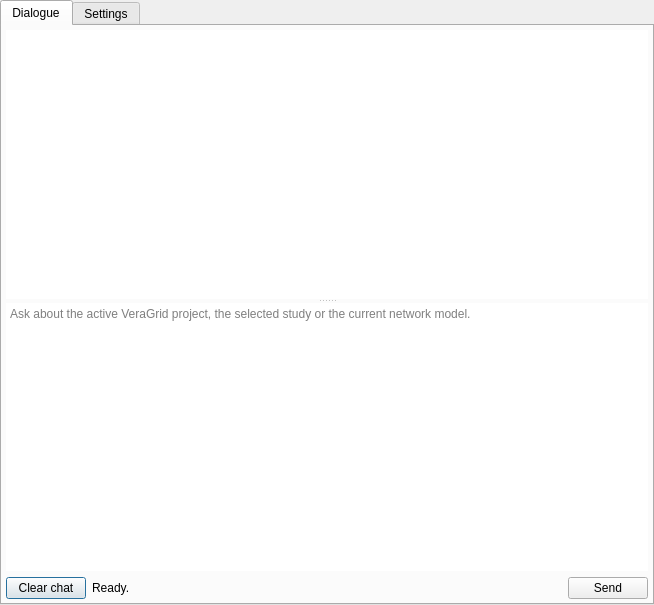
<?xml version="1.0" encoding="UTF-8"?>
<ui version="4.0">
 <class>AiChatDialog</class>
 <widget class="QDialog" name="AiChatDialog">
  <property name="geometry">
   <rect>
    <x>0</x>
    <y>0</y>
    <width>654</width>
    <height>605</height>
   </rect>
  </property>
  <property name="windowTitle">
   <string>AI dialogue</string>
  </property>
  <layout class="QVBoxLayout" name="verticalLayout_4">
   <property name="leftMargin">
    <number>0</number>
   </property>
   <property name="topMargin">
    <number>0</number>
   </property>
   <property name="rightMargin">
    <number>0</number>
   </property>
   <property name="bottomMargin">
    <number>0</number>
   </property>
   <item>
    <widget class="QTabWidget" name="tabWidget">
     <property name="currentIndex">
      <number>0</number>
     </property>
     <widget class="QWidget" name="tab">
      <attribute name="title">
       <string>Dialogue</string>
      </attribute>
      <layout class="QVBoxLayout" name="verticalLayout_2">
       <property name="leftMargin">
        <number>4</number>
       </property>
       <property name="topMargin">
        <number>4</number>
       </property>
       <property name="rightMargin">
        <number>4</number>
       </property>
       <property name="bottomMargin">
        <number>4</number>
       </property>
       <item>
        <widget class="QSplitter" name="splitter">
         <property name="orientation">
          <enum>Qt::Orientation::Vertical</enum>
         </property>
         <widget class="QFrame" name="frame">
          <property name="frameShape">
           <enum>QFrame::Shape::NoFrame</enum>
          </property>
          <property name="frameShadow">
           <enum>QFrame::Shadow::Raised</enum>
          </property>
          <layout class="QVBoxLayout" name="verticalLayout">
           <property name="leftMargin">
            <number>0</number>
           </property>
           <property name="topMargin">
            <number>0</number>
           </property>
           <property name="rightMargin">
            <number>0</number>
           </property>
           <property name="bottomMargin">
            <number>0</number>
           </property>
           <item>
            <widget class="QTextBrowser" name="conversation_text_browser">
             <property name="frameShape">
              <enum>QFrame::Shape::NoFrame</enum>
             </property>
             <property name="openExternalLinks">
              <bool>true</bool>
             </property>
            </widget>
           </item>
          </layout>
         </widget>
         <widget class="QFrame" name="chat_frame">
          <property name="maximumSize">
           <size>
            <width>16777215</width>
            <height>16777215</height>
           </size>
          </property>
          <property name="frameShape">
           <enum>QFrame::Shape::NoFrame</enum>
          </property>
          <property name="frameShadow">
           <enum>QFrame::Shadow::Raised</enum>
          </property>
          <layout class="QVBoxLayout" name="chat_layout">
           <property name="leftMargin">
            <number>0</number>
           </property>
           <property name="topMargin">
            <number>0</number>
           </property>
           <property name="rightMargin">
            <number>0</number>
           </property>
           <property name="bottomMargin">
            <number>0</number>
           </property>
           <item>
            <widget class="QPlainTextEdit" name="message_plain_text_edit">
             <property name="sizePolicy">
              <sizepolicy hsizetype="Expanding" vsizetype="Expanding">
               <horstretch>0</horstretch>
               <verstretch>0</verstretch>
              </sizepolicy>
             </property>
             <property name="minimumSize">
              <size>
               <width>0</width>
               <height>120</height>
              </size>
             </property>
             <property name="maximumSize">
              <size>
               <width>16777215</width>
               <height>16777215</height>
              </size>
             </property>
             <property name="frameShape">
              <enum>QFrame::Shape::NoFrame</enum>
             </property>
             <property name="tabChangesFocus">
              <bool>true</bool>
             </property>
             <property name="placeholderText">
              <string>Ask about the active VeraGrid project, the selected study or the current network model.</string>
             </property>
            </widget>
           </item>
          </layout>
         </widget>
        </widget>
       </item>
       <item>
        <widget class="QFrame" name="frame_2">
         <property name="frameShape">
          <enum>QFrame::Shape::NoFrame</enum>
         </property>
         <property name="frameShadow">
          <enum>QFrame::Shadow::Raised</enum>
         </property>
         <layout class="QHBoxLayout" name="horizontalLayout">
          <property name="leftMargin">
           <number>0</number>
          </property>
          <property name="topMargin">
           <number>0</number>
          </property>
          <property name="rightMargin">
           <number>0</number>
          </property>
          <property name="bottomMargin">
           <number>0</number>
          </property>
          <item>
           <widget class="QPushButton" name="clear_chat_button">
            <property name="text">
             <string>Clear chat</string>
            </property>
           </widget>
          </item>
          <item>
           <widget class="QLabel" name="status_label">
            <property name="sizePolicy">
             <sizepolicy hsizetype="Expanding" vsizetype="Preferred">
              <horstretch>0</horstretch>
              <verstretch>0</verstretch>
             </sizepolicy>
            </property>
            <property name="text">
             <string>Ready.</string>
            </property>
            <property name="wordWrap">
             <bool>true</bool>
            </property>
           </widget>
          </item>
          <item>
           <widget class="QPushButton" name="send_button">
            <property name="text">
             <string>Send</string>
            </property>
           </widget>
          </item>
         </layout>
        </widget>
       </item>
      </layout>
     </widget>
     <widget class="QWidget" name="tab_2">
      <attribute name="title">
       <string>Settings</string>
      </attribute>
      <layout class="QGridLayout" name="gridLayout">
       <item row="0" column="0" colspan="2">
        <widget class="QGroupBox" name="groupBox">
         <property name="minimumSize">
          <size>
           <width>300</width>
           <height>0</height>
          </size>
         </property>
         <property name="title">
          <string>Local AI</string>
         </property>
         <layout class="QGridLayout" name="gridLayout_2">
          <item row="6" column="0" colspan="3">
           <widget class="QComboBox" name="local_model_combo_box">
            <property name="editable">
             <bool>true</bool>
            </property>
            <property name="insertPolicy">
             <enum>QComboBox::InsertPolicy::NoInsert</enum>
            </property>
           </widget>
          </item>
          <item row="16" column="1">
           <spacer name="verticalSpacer">
            <property name="orientation">
             <enum>Qt::Orientation::Vertical</enum>
            </property>
            <property name="sizeHint" stdset="0">
             <size>
              <width>20</width>
              <height>40</height>
             </size>
            </property>
           </spacer>
          </item>
          <item row="4" column="0" colspan="3">
           <widget class="QLineEdit" name="local_model_path_line_edit">
            <property name="placeholderText">
             <string>/path/to/model.gguf or /path/to/models</string>
            </property>
           </widget>
          </item>
          <item row="7" column="1" colspan="2">
           <widget class="QDoubleSpinBox" name="local_timeout_double_spin_box">
            <property name="decimals">
             <number>1</number>
            </property>
            <property name="minimum">
             <double>1.000000000000000</double>
            </property>
            <property name="maximum">
             <double>600.000000000000000</double>
            </property>
            <property name="singleStep">
             <double>5.000000000000000</double>
            </property>
            <property name="value">
             <double>60.000000000000000</double>
            </property>
           </widget>
          </item>
          <item row="0" column="0" colspan="2">
           <widget class="QRadioButton" name="local_ai_radioButton">
            <property name="text">
             <string>Local AI settings</string>
            </property>
            <property name="checked">
             <bool>true</bool>
            </property>
           </widget>
          </item>
          <item row="5" column="2">
           <widget class="QPushButton" name="local_refresh_models_button">
            <property name="text">
             <string>Scan</string>
            </property>
           </widget>
          </item>
          <item row="5" column="0" colspan="2">
           <widget class="QLabel" name="local_model_label">
            <property name="text">
             <string>GGUF model</string>
            </property>
           </widget>
          </item>
          <item row="3" column="0">
           <widget class="QLabel" name="local_model_path_label">
            <property name="text">
             <string>Model path</string>
            </property>
           </widget>
          </item>
          <item row="7" column="0">
           <widget class="QLabel" name="local_timeout_label">
            <property name="text">
             <string>Timeout [s]</string>
            </property>
           </widget>
          </item>
          <item row="8" column="0">
           <widget class="QLabel" name="local_context_tokens_label">
            <property name="text">
             <string>Context tokens</string>
            </property>
           </widget>
          </item>
          <item row="8" column="1" colspan="2">
           <widget class="QSpinBox" name="local_context_tokens_spin_box">
            <property name="minimum">
             <number>512</number>
            </property>
            <property name="maximum">
             <number>32768</number>
            </property>
            <property name="singleStep">
             <number>512</number>
            </property>
            <property name="value">
             <number>4096</number>
            </property>
           </widget>
          </item>
          <item row="9" column="0">
           <widget class="QLabel" name="local_completion_tokens_label">
            <property name="text">
             <string>Completion tokens</string>
            </property>
           </widget>
          </item>
          <item row="9" column="1" colspan="2">
           <widget class="QSpinBox" name="local_completion_tokens_spin_box">
            <property name="minimum">
             <number>64</number>
            </property>
            <property name="maximum">
             <number>8192</number>
            </property>
            <property name="singleStep">
             <number>64</number>
            </property>
            <property name="value">
             <number>1024</number>
            </property>
           </widget>
          </item>
          <item row="10" column="0">
           <widget class="QLabel" name="local_gpu_layers_label">
            <property name="text">
             <string>GPU layers</string>
            </property>
           </widget>
          </item>
          <item row="10" column="1" colspan="2">
           <widget class="QSpinBox" name="local_gpu_layers_spin_box">
            <property name="minimum">
             <number>-1</number>
            </property>
            <property name="maximum">
             <number>512</number>
            </property>
            <property name="value">
             <number>33</number>
            </property>
           </widget>
          </item>
          <item row="11" column="0">
           <widget class="QLabel" name="local_temperature_label">
            <property name="text">
             <string>Temperature</string>
            </property>
           </widget>
          </item>
          <item row="11" column="1" colspan="2">
           <widget class="QDoubleSpinBox" name="local_temperature_double_spin_box">
            <property name="decimals">
             <number>2</number>
            </property>
            <property name="minimum">
             <double>0.000000000000000</double>
            </property>
            <property name="maximum">
             <double>2.000000000000000</double>
            </property>
            <property name="singleStep">
             <double>0.050000000000000</double>
            </property>
            <property name="value">
             <double>0.150000000000000</double>
            </property>
           </widget>
          </item>
          <item row="12" column="0">
           <widget class="QLabel" name="local_top_p_label">
            <property name="text">
             <string>Top p</string>
            </property>
           </widget>
          </item>
          <item row="12" column="1" colspan="2">
           <widget class="QDoubleSpinBox" name="local_top_p_double_spin_box">
            <property name="decimals">
             <number>2</number>
            </property>
            <property name="minimum">
             <double>0.050000000000000</double>
            </property>
            <property name="maximum">
             <double>1.000000000000000</double>
            </property>
            <property name="singleStep">
             <double>0.050000000000000</double>
            </property>
            <property name="value">
             <double>0.900000000000000</double>
            </property>
           </widget>
          </item>
          <item row="13" column="0">
           <widget class="QLabel" name="local_history_messages_label">
            <property name="text">
             <string>History messages</string>
            </property>
           </widget>
          </item>
          <item row="13" column="1" colspan="2">
           <widget class="QSpinBox" name="local_history_messages_spin_box">
            <property name="minimum">
             <number>1</number>
            </property>
            <property name="maximum">
             <number>64</number>
            </property>
            <property name="value">
             <number>6</number>
            </property>
           </widget>
          </item>
          <item row="14" column="0">
           <widget class="QLabel" name="local_history_chars_label">
            <property name="text">
             <string>History chars</string>
            </property>
           </widget>
          </item>
          <item row="14" column="1" colspan="2">
           <widget class="QSpinBox" name="local_history_chars_spin_box">
            <property name="minimum">
             <number>512</number>
            </property>
            <property name="maximum">
             <number>64000</number>
            </property>
            <property name="singleStep">
             <number>256</number>
            </property>
            <property name="value">
             <number>2200</number>
            </property>
           </widget>
          </item>
          <item row="15" column="0">
           <widget class="QLabel" name="local_grounding_chars_label">
            <property name="text">
             <string>Grounding chars</string>
            </property>
           </widget>
          </item>
          <item row="15" column="1" colspan="2">
           <widget class="QSpinBox" name="local_grounding_chars_spin_box">
            <property name="minimum">
             <number>256</number>
            </property>
            <property name="maximum">
             <number>64000</number>
            </property>
            <property name="singleStep">
             <number>256</number>
            </property>
            <property name="value">
             <number>1800</number>
            </property>
           </widget>
          </item>
         </layout>
        </widget>
       </item>
       <item row="0" column="2">
        <widget class="QGroupBox" name="groupBox_2">
         <property name="minimumSize">
          <size>
           <width>300</width>
           <height>0</height>
          </size>
         </property>
         <property name="title">
          <string>Remote AI</string>
         </property>
         <layout class="QGridLayout" name="gridLayout_3">
          <item row="6" column="0">
           <widget class="QLabel" name="api_api_key_label">
            <property name="text">
             <string>API key</string>
            </property>
           </widget>
          </item>
          <item row="12" column="1">
           <spacer name="verticalSpacer_2">
            <property name="orientation">
             <enum>Qt::Orientation::Vertical</enum>
            </property>
            <property name="sizeHint" stdset="0">
             <size>
              <width>20</width>
              <height>40</height>
             </size>
            </property>
           </spacer>
          </item>
          <item row="11" column="1" colspan="2">
           <widget class="QDoubleSpinBox" name="api_timeout_double_spin_box">
            <property name="decimals">
             <number>1</number>
            </property>
            <property name="minimum">
             <double>1.000000000000000</double>
            </property>
            <property name="maximum">
             <double>600.000000000000000</double>
            </property>
            <property name="singleStep">
             <double>5.000000000000000</double>
            </property>
            <property name="value">
             <double>60.000000000000000</double>
            </property>
           </widget>
          </item>
          <item row="5" column="0" colspan="3">
           <widget class="QLineEdit" name="api_base_url_line_edit">
            <property name="placeholderText">
             <string>https://api.example.com/v1</string>
            </property>
           </widget>
          </item>
          <item row="7" column="0" colspan="3">
           <widget class="QLineEdit" name="api_api_key_line_edit">
            <property name="echoMode">
             <enum>QLineEdit::EchoMode::Password</enum>
            </property>
            <property name="placeholderText">
             <string>Leave empty for unauthenticated endpoints</string>
            </property>
           </widget>
          </item>
          <item row="11" column="0">
           <widget class="QLabel" name="api_timeout_label">
            <property name="text">
             <string>Timeout [s]</string>
            </property>
           </widget>
          </item>
          <item row="2" column="0">
           <widget class="QLabel" name="api_provider_label">
            <property name="text">
             <string>API provider</string>
            </property>
           </widget>
          </item>
          <item row="8" column="0">
           <widget class="QLabel" name="api_model_label">
            <property name="text">
             <string>Model</string>
            </property>
           </widget>
          </item>
          <item row="9" column="0" colspan="3">
           <widget class="QComboBox" name="api_model_combo_box">
            <property name="editable">
             <bool>true</bool>
            </property>
            <property name="insertPolicy">
             <enum>QComboBox::InsertPolicy::NoInsert</enum>
            </property>
           </widget>
          </item>
          <item row="0" column="0" colspan="2">
           <widget class="QRadioButton" name="api_ai_radioButton">
            <property name="text">
             <string>API AI settings</string>
            </property>
           </widget>
          </item>
          <item row="4" column="0">
           <widget class="QLabel" name="api_base_url_label">
            <property name="text">
             <string>Base URL</string>
            </property>
           </widget>
          </item>
          <item row="3" column="0" colspan="3">
           <widget class="QComboBox" name="api_provider_combo_box"/>
          </item>
          <item row="8" column="2">
           <widget class="QPushButton" name="api_refresh_models_button">
            <property name="text">
             <string>Refresh</string>
            </property>
           </widget>
          </item>
         </layout>
        </widget>
       </item>
       <item row="2" column="0">
        <spacer name="controls_spacer">
         <property name="orientation">
          <enum>Qt::Orientation::Vertical</enum>
         </property>
         <property name="sizeHint" stdset="0">
          <size>
           <width>20</width>
           <height>40</height>
          </size>
         </property>
        </spacer>
       </item>
       <item row="0" column="3">
        <spacer name="horizontalSpacer">
         <property name="orientation">
          <enum>Qt::Orientation::Horizontal</enum>
         </property>
         <property name="sizeHint" stdset="0">
          <size>
           <width>40</width>
           <height>20</height>
          </size>
         </property>
        </spacer>
       </item>
      </layout>
     </widget>
    </widget>
   </item>
  </layout>
 </widget>
 <resources/>
 <connections/>
</ui>
